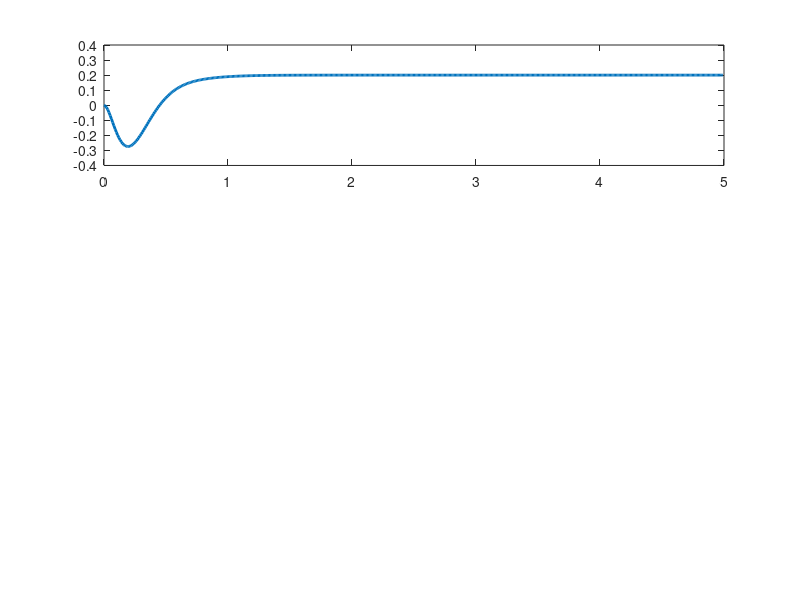

Write MATLAB code to recreate this figure. (Note: this script raises an error after producing the figure.)
clear; clc; close all;

%% =========================================================
%  CART-POLE MODEL (CONTINUOUS)
%% =========================================================
M = 0.5;
m = 0.2;
b = 0.1;
I = 0.006;
g = 9.8;
l = 0.3;

p = I*(M+m)+M*m*l^2;

A = [0      1              0           0;
     0 -(I+m*l^2)*b/p  (m^2*g*l^2)/p   0;
     0      0              0           1;
     0 -(m*l*b)/p       m*g*l*(M+m)/p  0];

B = [0;
     (I+m*l^2)/p;
     0;
     m*l/p];

C = [1 0 0 0;
     0 0 1 0];

D = [0;0];

%% =========================================================
%  DISCRETIZATION (IMPORTANT FOR MPC COMPARISON)
%% =========================================================
Ts = 0.01;
sys_c = ss(A,B,C,D);
sys_d = c2d(sys_c, Ts);

Ad = sys_d.A;
Bd = sys_d.B;
Cd = sys_d.C;
Dd = sys_d.D;

nx = size(Ad,1);
nu = size(Bd,2);
ny = size(Cd,1);

%% =========================================================
%  LQR DESIGN (DISCRETE)
%% =========================================================
Q = Cd'*Cd;
Q(1,1) = 5000;   % cart position weight
Q(3,3) = 100;    % angle weight

R = 1;

K = dlqr(Ad, Bd, Q, R);

fprintf('\nLQR gain K:\n');
disp(K);

%% =========================================================
%  REFERENCE TRACKING (CRITICAL FIX)
%% =========================================================
% We track cart position only
% reference: x -> r, phi -> 0

Cref = [1 0 0 0];   % output we track

% Feedforward gain for zero steady-state error
Nbar = inv(Cref * inv(eye(nx) - (Ad - Bd*K)) * Bd);

fprintf('\nFeedforward gain Nbar:\n');
disp(Nbar);

%% =========================================================
%  SIMULATION SETTINGS
%% =========================================================
Tsim = 5;                 % seconds
Nsim = Tsim / Ts;

x = zeros(nx, Nsim+1);
y = zeros(ny, Nsim);
u = zeros(nu, Nsim);

% Initial condition
x(:,1) = [0.0; 0; 0.3; 0];

% Reference
r = 0.2;   % cart position reference in meters

%% =========================================================
%  CLOSED-LOOP SIMULATION
%% =========================================================
lqr_total_timer = tic;
lqr_step_time_hist = zeros(1, Nsim);

for k = 1:Nsim
    lqr_step_timer = tic;
    
    % control law: u = -Kx + Nbar*r
    u(:,k) = -K*x(:,k) + Nbar*r;
    
    % propagate system
    x(:,k+1) = Ad*x(:,k) + Bd*u(:,k);
    
    % output
    y(:,k) = Cd*x(:,k);

    lqr_step_time_hist(k) = toc(lqr_step_timer);
end

lqr_total_time = toc(lqr_total_timer);
lqr_avg_step_time = mean(lqr_step_time_hist);
lqr_max_step_time = max(lqr_step_time_hist);

fprintf('\n=== LQR computation time ===\n');
fprintf('Sampling time Ts            = %.6f s (%.2f ms)\n', Ts, Ts*1000);
fprintf('Total computation time      = %.6f s (%.2f ms)\n', lqr_total_time, lqr_total_time*1000);
fprintf('Average step time           = %.6f s (%.4f ms)\n', lqr_avg_step_time, lqr_avg_step_time*1000);
fprintf('Worst-case step time        = %.6f s (%.4f ms)\n', lqr_max_step_time, lqr_max_step_time*1000);

t = (0:Nsim-1)*Ts;

%% =========================================================
%  COST (for fair comparison with DeePC)
%% =========================================================
Qy = diag([500, 120]);
Ru = 1;

J = 0;
for k = 1:Nsim
    e = y(:,k) - [r; 0];
    J = J + e'*Qy*e + u(:,k)'*Ru*u(:,k);
end

fprintf('\nLQR cumulative cost: %.6f\n', J);

%% =========================================================
%  PLOTS
%% =========================================================
t_desired = 1.5;          % presentation marker: desired value reached

figure('Name','Correct LQR Benchmark','Color','w');

subplot(3,1,1)
plot(t, y(1,:), 'LineWidth',2)
hold on
xline(t_desired, '--r', 'Target reached', ...
    'LineWidth', 1.5, 'LabelOrientation', 'horizontal', ...
    'LabelVerticalAlignment', 'bottom');
ylabel('cart position (m)')
title('LQR (correct tracking, discrete-time)')
grid on

subplot(3,1,2)
plot(t, y(2,:), 'LineWidth',2)
hold on
xline(t_desired, '--r', 'LineWidth', 1.5);
ylabel('pendulum angle (rad)')
grid on

subplot(3,1,3)
plot(t, u, 'LineWidth',2)
hold on
xline(t_desired, '--r', 'LineWidth', 1.5);
xlabel('Time (s)')
ylabel('control input u')
grid on

%% =========================================================
%  SAVE FOR COMPARISON
%% =========================================================
xLqr = x;
yLqr = y;
uLqr = u;
JLqr = J;

% Aliases used by animation.m when this LQR result file is selected.
xAnim = xLqr;
uAnim = uLqr;
controller_name = 'LQR';

save('lqr_baseline.mat', ...
    'x','y','u','t','K','Nbar','Ad','Bd','Cd','Dd','Ts','J', ...
    'lqr_total_time','lqr_avg_step_time','lqr_max_step_time','lqr_step_time_hist', ...
    'xLqr','yLqr','uLqr','JLqr', ...
    'xAnim','uAnim','controller_name');
